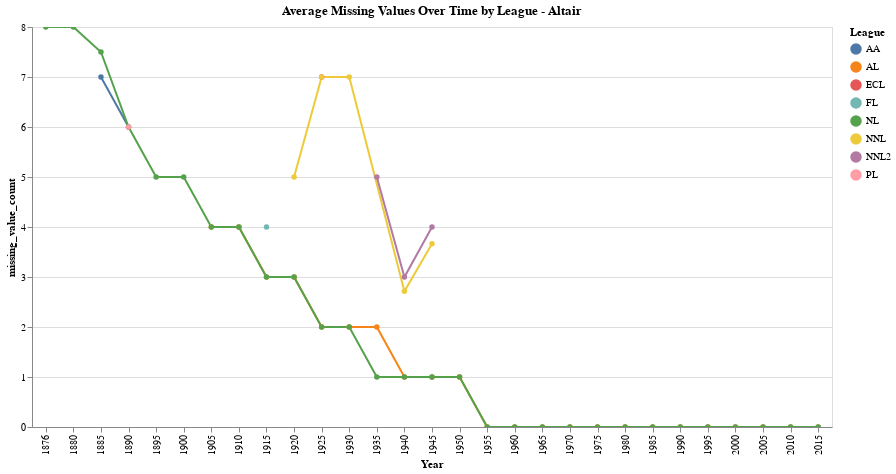

Notebook code cell kept with this figure:
### Markdown cell above
# Notes:
# Yosef- I used altair to create the same plot. We are able to see the same information, but in a more interactive way.

### Code cell
import altair as alt

grouped_by_league_year_df = batting_df.groupby(['League', 'Year'])['missing_value_count'].mean().reset_index()

chart = alt.Chart(grouped_by_league_year_df).mark_line(point=True).encode(
    x='Year:O',
    y='missing_value_count:Q',
    color='League:N',
    tooltip=['League', 'Year', 'missing_value_count']
).properties(
    title='Average Missing Values Over Time by League - Altair',
    width=800,
    height=400
).interactive()

chart

### Figure 1 — Vega-Lite specification as saved in the notebook (floating-point values rounded to 4 significant figures)
{"config": {"view": {"continuousWidth": 300, "continuousHeight": 300}}, "data": {"name": "data-78d70b2cd107356ba3278658ef67b6dc"}, "mark": {"type": "line", "point": true}, "encoding": {"color": {"field": "League", "type": "nominal"}, "tooltip": [{"field": "League", "type": "nominal"}, {"field": "Year", "type": "quantitative"}, {"field": "missing_value_count", "type": "quantitative"}], "x": {"field": "Year", "type": "ordinal"}, "y": {"field": "missing_value_count", "type": "quantitative"}}, "height": 400, "params": [{"name": "param_9", "select": {"type": "interval", "encodings": ["x", "y"]}, "bind": "scales"}], "title": "Average Missing Values Over Time by League - Altair", "width": 800, "$schema": "https://vega.github.io/schema/vega-lite/v5.8.0.json", "datasets": {"data-78d70b2cd107356ba3278658ef67b6dc": [{"League": "AA", "Year": 1885, "missing_value_count": 7.0}, {"League": "AA", "Year": 1890, "missing_value_count": 6.0}, {"League": "AL", "Year": 1905, "missing_value_count": 4.0}, {"League": "AL", "Year": 1910, "missing_value_count": 4.0}, {"League": "AL", "Year": 1915, "missing_value_count": 3.0}, {"League": "AL", "Year": 1920, "missing_value_count": 3.0}, {"League": "AL", "Year": 1925, "missing_value_count": 2.0}, {"League": "AL", "Year": 1930, "missing_value_count": 2.0}, {"League": "AL", "Year": 1935, "missing_value_count": 2.0}, {"League": "AL", "Year": 1940, "missing_value_count": 1.0}, {"League": "AL", "Year": 1945, "missing_value_count": 1.0}, {"League": "AL", "Year": 1950, "missing_value_count": 1.0}, {"League": "AL", "Year": 1955, "missing_value_count": 0.0}, {"League": "AL", "Year": 1960, "missing_value_count": 0.0}, {"League": "AL", "Year": 1965, "missing_value_count": 0.0}, {"League": "AL", "Year": 1970, "missing_value_count": 0.0}, {"League": "AL", "Year": 1975, "missing_value_count": 0.0}, {"League": "AL", "Year": 1980, "missing_value_count": 0.0}, {"League": "AL", "Year": 1985, "missing_value_count": 0.0}, {"League": "AL", "Year": 1990, "missing_value_count": 0.0}, {"League": "AL", "Year": 1995, "missing_value_count": 0.0}, {"League": "AL", "Year": 2000, "missing_value_count": 0.0}, {"League": "AL", "Year": 2005, "missing_value_count": 0.0}, {"League": "AL", "Year": 2010, "missing_value_count": 0.0}, {"League": "AL", "Year": 2015, "missing_value_count": 0.0}, {"League": "ECL", "Year": 1925, "missing_value_count": 7.0}, {"League": "FL", "Year": 1915, "missing_value_count": 4.0}, {"League": "NL", "Year": 1876, "missing_value_count": 8.0}, {"League": "NL", "Year": 1880, "missing_value_count": 8.0}, {"League": "NL", "Year": 1885, "missing_value_count": 7.5}, {"League": "NL", "Year": 1890, "missing_value_count": 6.0}, {"League": "NL", "Year": 1895, "missing_value_count": 5.0}, {"League": "NL", "Year": 1900, "missing_value_count": 5.0}, {"League": "NL", "Year": 1905, "missing_value_count": 4.0}, {"League": "NL", "Year": 1910, "missing_value_count": 4.0}, {"League": "NL", "Year": 1915, "missing_value_count": 3.0}, {"League": "NL", "Year": 1920, "missing_value_count": 3.0}, {"League": "NL", "Year": 1925, "missing_value_count": 2.0}, {"League": "NL", "Year": 1930, "missing_value_count": 2.0}, {"League": "NL", "Year": 1935, "missing_value_count": 1.0}, {"League": "NL", "Year": 1940, "missing_value_count": 1.0}, {"League": "NL", "Year": 1945, "missing_value_count": 1.0}, {"League": "NL", "Year": 1950, "missing_value_count": 1.0}, {"League": "NL", "Year": 1955, "missing_value_count": 0.0}, {"League": "NL", "Year": 1960, "missing_value_count": 0.0}, {"League": "NL", "Year": 1965, "missing_value_count": 0.0}, {"League": "NL", "Year": 1970, "missing_value_count": 0.0}, {"League": "NL", "Year": 1975, "missing_value_count": 0.0}, {"League": "NL", "Year": 1980, "missing_value_count": 0.0}, {"League": "NL", "Year": 1985, "missing_value_count": 0.0}, {"League": "NL", "Year": 1990, "missing_value_count": 0.0}, {"League": "NL", "Year": 1995, "missing_value_count": 0.0}, {"League": "NL", "Year": 2000, "missing_value_count": 0.0}, {"League": "NL", "Year": 2005, "missing_value_count": 0.0}, {"League": "NL", "Year": 2010, "missing_value_count": 0.0}, {"League": "NL", "Year": 2015, "missing_value_count": 0.0}, {"League": "NNL", "Year": 1920, "missing_value_count": 5.0}, {"League": "NNL", "Year": 1925, "missing_value_count": 7.0}, {"League": "NNL", "Year": 1930, "missing_value_count": 7.0}, {"League": "NNL", "Year": 1940, "missing_value_count": 2.714}, {"League": "NNL", "Year": 1945, "missing_value_count": 3.667}, {"League": "NNL2", "Year": 1935, "missing_value_count": 5.0}, {"League": "NNL2", "Year": 1940, "missing_value_count": 3.0}, {"League": "NNL2", "Year": 1945, "missing_value_count": 4.0}, {"League": "PL", "Year": 1890, "missing_value_count": 6.0}]}}
